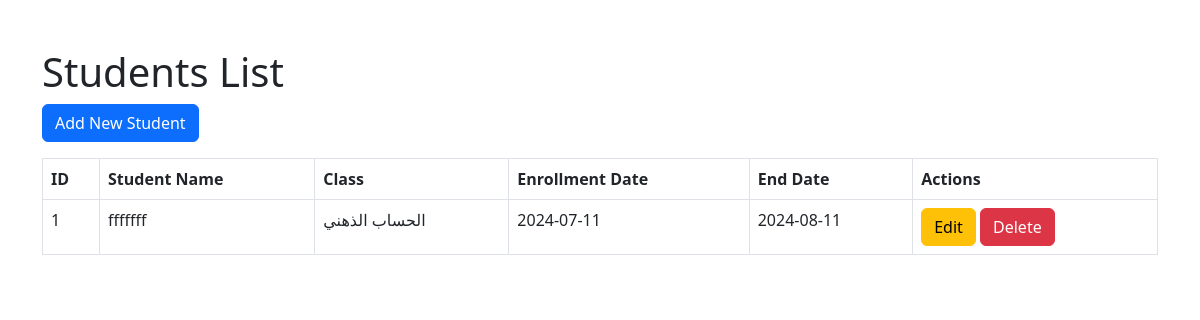
Page /students/list1.php on the committed database.
### tables this page shows
CREATE TABLE `students` (
  `id` int(11) NOT NULL AUTO_INCREMENT,
  `name` varchar(255) NOT NULL,
  `class_id` int(11) DEFAULT NULL,
  `enrollment_date` date NOT NULL,
  `end_date` date NOT NULL,
  `payment_end` date DEFAULT NULL,
  `paid` int(11) DEFAULT NULL,
  PRIMARY KEY (`id`),
  KEY `class_id` (`class_id`),
  CONSTRAINT `students_ibfk_1` FOREIGN KEY (`class_id`) REFERENCES `classes` (`id`) ON DELETE SET NULL
);

CREATE TABLE `classes` (
  `id` int(11) NOT NULL AUTO_INCREMENT,
  `name` varchar(255) NOT NULL,
  `start_date` date NOT NULL,
  `number_of_months` int(11) NOT NULL,
  `num_group` int(11) DEFAULT NULL,
  `teacher_id` int(11) DEFAULT NULL,
  PRIMARY KEY (`id`),
  KEY `teacher_id` (`teacher_id`),
  CONSTRAINT `classes_ibfk_1` FOREIGN KEY (`teacher_id`) REFERENCES `teachers` (`id`) ON DELETE SET NULL
);

### students/list1.php (the view, shortened to what this page needs)
<?php
require_once '../config.php';
$sql = "SELECT students.id, students.name, students.enrollment_date, students.end_date, classes.name as class_name FROM students LEFT JOIN classes ON students.class_id = classes.id";
$result = $conn->query($sql);
?>
<!DOCTYPE html>
<html lang="en">
<head>
    <link href="https://cdn.jsdelivr.net/npm/bootstrap@5.3.0/dist/css/bootstrap.min.css" rel="stylesheet">
</head>
<body>
    <div class="container mt-5">
        <h1>Students List</h1>
        <a href="add.php" class="btn btn-primary mb-3">Add New Student</a>
        <table class="table table-bordered">
            <thead>
                <tr>
                    <th>ID</th>
                    <th>Student Name</th>
                    <th>Class</th>
                    <th>Enrollment Date</th>
                    <th>End Date</th>
                    <th>Actions</th>
                </tr>
            </thead>
            <tbody>
                <?php if ($result->num_rows > 0): ?>
                    <?php while($row = $result->fetch_assoc()): ?>
                        <tr>
                            <td><?php echo $row['id']; ?></td>
                            <td><?php echo $row['name']; ?></td>
                            <td><?php echo $row['class_name']; ?></td>
                            <td><?php echo $row['enrollment_date']; ?></td>
                            <td><?php echo $row['end_date']; ?></td>
                            <td>
                                <a href="edit.php?id=<?php echo $row['id']; ?>" class="btn btn-warning">Edit</a>
                                <a href="delete.php?id=<?php echo $row['id']; ?>" class="btn btn-danger" onclick="return confirm('Are you sure?')">Delete</a>
                            </td>
                        </tr>
                    <?php endwhile; ?>
                <?php else: ?>
                    <tr>
                        <td colspan="6">No students found</td>
                    </tr>
                <?php endif; ?>
            </tbody>
        </table>
    </div>
</body>
</html>

### rows in the picture
students: id "1", name "fffffff", class.name "الحساب الذهني", enrollment_date "2024-07-11", end_date "2024-08-11"
